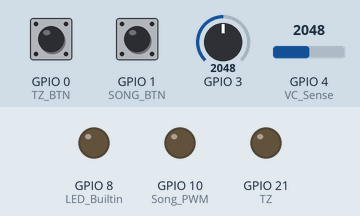
Recording of a sketch running on a simulated ESP32-S3. Shown: output pins drawn as LEDs (lit = HIGH). Wiring (inferred from the names in the program): 24Cxx EEPROM at I2C address 0x50. Inputs (shaded band) come from the test bench; at power-on: GPIO 4 (VC_Sense) = 2048, GPIO 1 (SONG_BTN) HIGH, GPIO 0 (TZ_BTN) HIGH, GPIO 3 = 2048. EEPROM starts erased; pins used as bus, display or sensor lines are not drawn; what the sketch prints to the serial monitor is not drawn.

Above: at 1.2 s.
1.3 s: GPIO 4 (VC_Sense) set to 962
2.8 s: GPIO 4 (VC_Sense) set to 873
At 3.7 s:
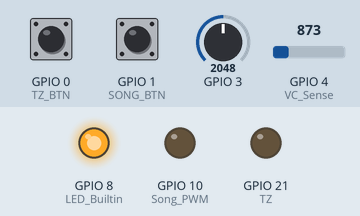
4.3 s: GPIO 1 (SONG_BTN) pulled LOW for 0.15 s
At 4.37 s:
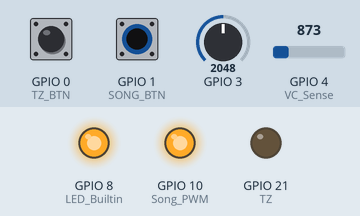
5.9 s: GPIO 1 (SONG_BTN) pulled LOW for 3.2 s
At 9.7 s:
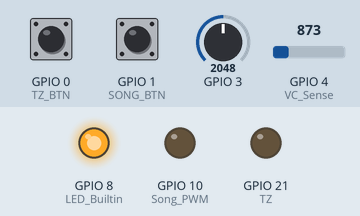
12.1 s: GPIO 4 (VC_Sense) set to 1984
15.1 s: GPIO 4 (VC_Sense) set to 2099
At 15.4 s:
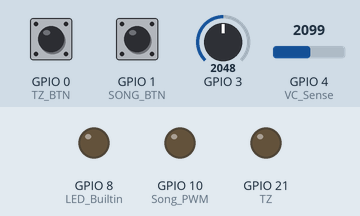
Timing chart, 0 to 17.6 s (numbered marks = the images above; inputs shaded):
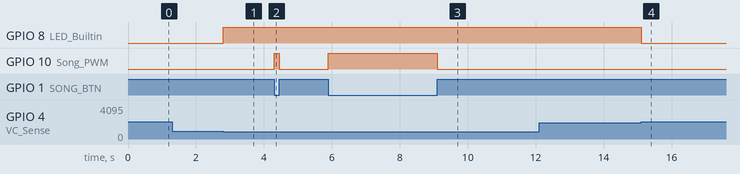

The sketch:

Code.ino
```cpp
#include <Wire.h>


#define R_TOP 47000.0
#define R_BOTTOM 4700.0
#define ADC_REF 3.3
#define ADC_MAX 4095.0
#define VC_Sense 4
#define VBat_Sense 3
#define LED_Builtin 8

#define D_PWM 20
const int VC_Set = 15;
bool Dpwm_Enabled = true;

#define TZ_BTN 0
#define SONG_BTN 1

#define TZ 21

#define Song_PWM 10

#define SCL_PIN 6
#define SDA_PIN 7

#define EEPROM_ADDR 0x50   // 24C16 base address


void eepromWrite(uint16_t addr, uint8_t data)
{
  Wire.beginTransmission(EEPROM_ADDR | ((addr >> 8) & 0x07));
  Wire.write(addr & 0xFF);
  Wire.write(data);
  Wire.endTransmission();
  delay(5);
}

uint8_t eepromRead(uint16_t addr)
{
  Wire.beginTransmission(EEPROM_ADDR | ((addr >> 8) & 0x07));
  Wire.write(addr & 0xFF);
  Wire.endTransmission();

  Wire.requestFrom(EEPROM_ADDR | ((addr >> 8) & 0x07), 1);
  return Wire.read();
}

float readBatteryVoltage(uint8_t ADCpin,float R_top,float R_bottom)
{
  int adc = analogRead(ADCpin);
  float v = (adc / ADC_MAX) * ADC_REF;
  return v * ((R_top + R_bottom) / R_bottom);
}

volatile bool triggerPulse = false;
volatile uint32_t pulseWidth_us = 200;   // Change pulse width here

void IRAM_ATTR gpioInterrupt()
{
  // Interrupt fires on falling edge
  triggerPulse = true;
}

void setup() {
  // put your setup code here, to run once:
  Serial.begin(115200);

  pinMode(SONG_BTN,INPUT);
  pinMode(VC_Sense,INPUT);
  pinMode(TZ,OUTPUT);
  pinMode(LED_Builtin,OUTPUT);
  pinMode(Song_PWM,OUTPUT);
  pinMode(D_PWM,OUTPUT);
  ledcAttach(D_PWM,10000,8);
  pinMode(TZ_BTN,INPUT);
  attachInterrupt(digitalPinToInterrupt(TZ_BTN),
                  gpioInterrupt,
                  FALLING);

  digitalWrite(TZ,LOW);
  digitalWrite(LED_Builtin,HIGH);
  digitalWrite(Song_PWM,LOW);

  Wire.begin(SDA_PIN, SCL_PIN);

  ledcWrite(D_PWM, 128);
}

void loop() {
  // put your main code here, to run repeatedly:

  uint8_t v = eepromRead(0);
  uint8_t u = eepromRead(56);
  Serial.print(v);
  Serial.print("\t");
  Serial.print(u);
  Serial.print("\t");

  float vc = readBatteryVoltage(VC_Sense,47000.0,4700.0);

  if(vc > 18.0)
  {
    digitalWrite(LED_Builtin,LOW);
    ledcDetach(D_PWM);
    digitalWrite(D_PWM,LOW);
    Dpwm_Enabled = false;
  }
  else
  {
    if((vc < 8.0) && (Dpwm_Enabled == false))
    {
      Dpwm_Enabled = true;
      ledcAttach(D_PWM,10000,8);
      ledcWrite(D_PWM, 128);
      digitalWrite(LED_Builtin,HIGH);

    }
  }

  float vbat = readBatteryVoltage(VBat_Sense,390000.0,300000.0);
  vbat = (5*vbat/5.78);

  Serial.print(vc);
  Serial.print("\t");
  Serial.print(vbat);
  Serial.print("\t");

  if(digitalRead(SONG_BTN) == 0)
  {
    digitalWrite(Song_PWM,HIGH);
  }
  else
  {
    digitalWrite(Song_PWM,LOW);
  }

  if (triggerPulse)
  {
    triggerPulse = false;

    digitalWrite(TZ, HIGH);
    delayMicroseconds(pulseWidth_us);
    digitalWrite(TZ, LOW);
  }


  Serial.print(digitalRead(TZ_BTN));
  Serial.print("\t");


  Serial.print(digitalRead(SONG_BTN));
  Serial.println("\t");


}
```

Measured:
- the behaviour switches between 903 and 902 on GPIO 4 (VC_Sense) (found by bisection; images 0 and 1)
- the behaviour switches between 2030 and 2031 on GPIO 4 (VC_Sense) (found by bisection; images 3 and 4)
- after the input at 2.8 s, GPIO 8 (LED_Builtin): LOW → HIGH at once
- after the input at 4.3 s, GPIO 10 (Song_PWM): LOW → HIGH at once, → LOW 0.15 s later
- after the input at 5.9 s, GPIO 10 (Song_PWM): LOW → HIGH at once, → LOW 3.2 s later
- after the input at 15.1 s, GPIO 8 (LED_Builtin): HIGH → LOW at once
